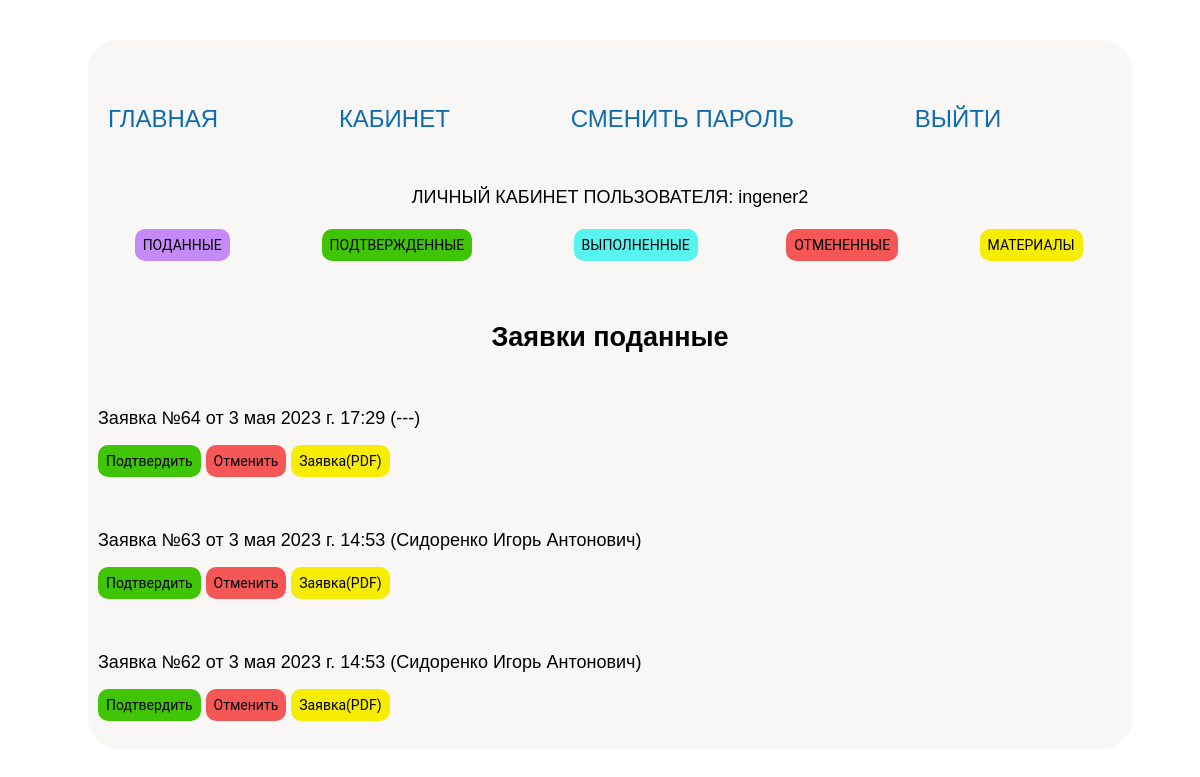
Page /all_applications_give/ (signed in) on the earlier database version.
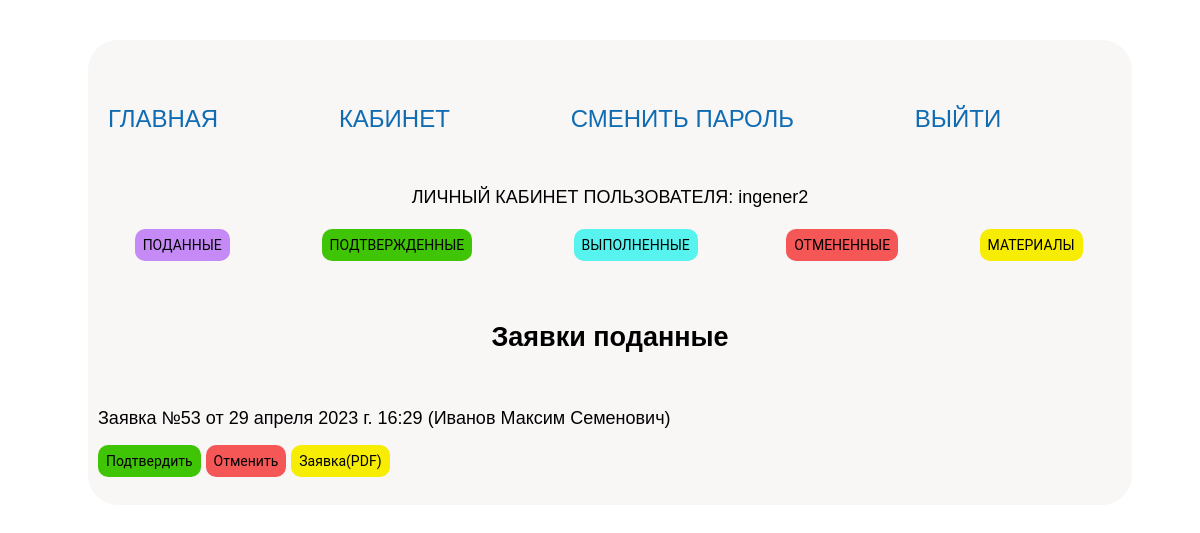
Same page on the later database version.
### main/models.py (models this page shows, shortened)
class Application(models.Model):
    aplic_user = models.ForeignKey(
        User,
        null=True,
        on_delete=models.SET_NULL,
        verbose_name="Пользователь",
    )
    aplic_status = models.ForeignKey(
        Aplic_status,
        null=True,
        on_delete=models.SET_NULL,
        verbose_name="Статус заявки",
    )
    aplic_date = models.DateTimeField(
        auto_now_add=True, verbose_name="Дата добавления заявки"
    )
    user_fio = models.CharField(
        max_length=2000, null=True, verbose_name="ФИО заявителя"
    )
    user_telephon = models.CharField(
        max_length=2000, null=True, verbose_name="Телефон заявителя"
    )
    user_email = models.CharField(
        max_length=2000, null=True, verbose_name="Электронная почта заявителя"
    )
    org_name = models.CharField(
        max_length=2000, null=True, verbose_name="Наименование организации"
    )
    org_adress_ur = models.CharField(
        max_length=2000, null=True, verbose_name="Адрес организации (юридический)"
    )
    org_adress_f = models.CharField(
        max_length=2000, null=True, verbose_name="Адрес организации (фактический)"
    )
    org_bank_name = models.CharField(
        max_length=2000, null=True, verbose_name="Банк")
    org_bank_adress = models.CharField(
        max_length=2000, null=True, verbose_name="Адрес банка"
    )
    org_bank_rs = models.CharField(
        max_length=2000, null=True, verbose_name="Рассчетный счет"
    )
    org_bank_kod = models.CharField(
        max_length=2000, null=True, verbose_name="Код банка"
    )
    org_bank_unp = models.CharField(
        max_length=2000, null=True, verbose_name="УНП")
    org_bank_okpo = models.CharField(
        max_length=2000, null=True, verbose_name="ОКПО")
    org_contakt_data = models.CharField(
        max_length=2000, null=True, verbose_name="Контактные данные"
    )
    org_director_name = models.CharField(
        max_length=2000, null=True, verbose_name="Ф.И.О. руководителя"
    )
    org_deystvie = models.CharField(
        max_length=2000, null=True, verbose_name="Действует на основании"
    )
    sposob_svarki = models.ForeignKey(
        Welding_method,
        null=True,
        on_delete=models.SET_NULL,
        verbose_name="Способ сварки",
    )
    sheet_butt_weld_steel_grade = models.CharField(
        max_length=2000, null=True, verbose_name="Марка стали листа - Стыковой шов"
    )
    sheet_butt_weld_min_thickn = models.CharField(
        max_length=2000,
        null=True,
        verbose_name="Минимальная толщина листа - Стыковой шов",
    )
    sheet_butt_weld_max_thickn = models.CharField(
        max_length=2000,
        null=True,
        verbose_name="Максимальная толщина листа - Стыковой шов",
    )
    sheet_butt_weld_position = models.CharField(
        max_length=2000,
        null=True,
        verbose_name="Пространственное положение листа - Стыковой шов",
    )
    sheet_fillet_weld_steel_grade = models.CharField(
        max_length=2000, null=True, verbose_name="Марка стали листа - Угловой шов"
    )
    sheet_fillet_weld_min_thickn = models.CharField(
        max_length=2000,
        null=True,
        verbose_name="Минимальная толщина листа - Угловой шов",
    )
    sheet_fillet_weld_max_thickn = models.CharField(
        max_length=2000,
        null=True,
        verbose_name="Максимальная толщина листа - Угловой шов",
    )
    sheet_fillet_weld_position = models.CharField(
        max_length=2000,
        null=True,
        verbose_name="Пространственное положение листа - Угловой шов",
    )
    tube_butt_weld_steel_grade = models.CharField(
        max_length=2000, null=True, verbose_name="Марка стали трубы - Стыковой шов"
    )
    tube_butt_weld_min_thickn = models.CharField(
        max_length=2000,
        null=True,
        verbose_name="Минимальная толщина стенки трубы - Стыковой шов",
    )
    tube_butt_weld_max_thickn = models.CharField(
        max_length=2000,
        null=True,
        verbose_name="Максимальная толщина стенки трубы - Стыковой шов",
    )
    tube_butt_weld_min_diam = models.CharField(
        max_length=2000,
        null=True,
        verbose_name="Минимальный диаметр трубы - Стыковой шов",
    )
    tube_butt_weld_max_diam = models.CharField(
        max_length=2000,
        null=True,
        verbose_name="Максимальный диаметр трубы - Стыковой шов",
    )
    tube_butt_weld_position = models.CharField(
        max_length=2000,
        null=True,
        verbose_name="Пространственное положение  трубы - Стыковой шов",
    )
    tube_fillet_weld_steel_grade = models.CharField(
        max_length=2000, null=True, verbose_name="Марка стали трубы - Угловой шов"
    )
    tube_fillet_weld_min_thickn = models.CharField(
        max_length=2000,
        null=True,
        verbose_name="Минимальная толщина стенки трубы - Угловой шов",
    )
    tube_fillet_weld_max_thickn = models.CharField(
        max_length=2000,
        null=True,
        verbose_name="Максимальная толщина стенки трубы - Угловой шов",
    )
    tube_fillet_weld_min_diam = models.CharField(
        max_length=2000,
        null=True,
        verbose_name="Минимальный диаметр трубы - Угловой шов",
    )
    tube_fillet_weld_max_diam = models.CharField(
        max_length=2000,
        null=True,
        verbose_name="Максимальный диаметр трубы - Угловой шов",
    )
    tube_fillet_weld_position = models.CharField(
        max_length=2000,
        null=True,
        verbose_name="Пространственное положение  трубы - Угловой шов",
    )
    gpn = models.CharField(
        max_length=2000,
        null=True,
        verbose_name="Подведомственные Госпромнадзору МЧС РБ",
    )
    mas = models.CharField(
        max_length=2000,
        null=True,
        verbose_name="Подведомственные Министерству архитектуры и строительства РБ",
    )
    welder_name = models.CharField(
        max_length=2000,
        null=True,
        verbose_name="Имя сварщика",
    )
    welder_brand = models.CharField(
        max_length=2000,
        null=True,
        verbose_name="Клеймо сварщика",
    )
    welder_card_id = models.CharField(
        max_length=2000,
        null=True,
        default="---",
        verbose_name="Номер удостоверения сварщика",
    )
    welder_passport = models.CharField(
        max_length=2000,
        null=True,
        verbose_name="Паспорт сварщика",
    )
    welder_date_birth = models.CharField(
        max_length=2000,
        null=True,
        verbose_name="Дата рождения сварщика",
    )
    start_date = models.CharField(
        max_length=2000,
        null=True,
        default="NULL",
        verbose_name="Дата начала контроля",
    )
    end_date = models.CharField(
        max_length=2000,
        null=True,
        verbose_name="Дата окончания контроля",
    )
    welder_material = models.CharField(
        max_length=2000,
        null=True,
        default="---",
        verbose_name="Сварочный материал",
    )
    weld_main_material_plate = models.CharField(
        max_length=2000,
        null=True,
        default="---",
        verbose_name="Материал основной - Лист",
    )
    weld_main_material_tube = models.CharField(
        max_length=2000,
        null=True,
        default="---",
        verbose_name="Материал основной - Труба",
    )
    chef_kom_pos = models.CharField(
        max_length=2000,
        null=True,
        verbose_name="Должность председателя комиссии",
    )
    chef_kom_fio = models.CharField(
        max_length=2000,
        null=True,
        verbose_name="Имя председателя комиссии",
    )
    kom_pos = models.CharField(
        max_length=2000,
        null=True,
        verbose_name="Должность члена комиссии",
    )
    kom_fio = models.CharField(
        max_length=2000,
        null=True,
        verbose_name="Имя члена комиссии",
    )
    class Meta:
        verbose_name = "Заявка"
        verbose_name_plural = "Заявки"

### main/views.py (the view)
@login_required(login_url=reverse_lazy("login"))
def all_applications_give(request):
    title = "Заявки поданные"
    username = str(request.user)
    if username == "admin":
        group = "admin"
    else:
        user = get_object_or_404(User, username=username)
        group = str(user.groups.get(user=user.id))
    if group == "customer":
        result = Application.objects.filter(
            Q(aplic_status_id="1") & Q(aplic_user_id=request.user.id)
        ).order_by("-aplic_date")
    elif group == "engineer":
        result = Application.objects.filter(
            aplic_status_id="1").order_by("-aplic_date")
    return render(
        request,
        "main/all_applications_give.html",
        {
            "title": title,
            "result": result,
            "group": group,
        },
    )

### main/templates/main/all_applications_give.html (shortened to what this page needs)
{% extends 'main/private_office_s1.html' %} {% block content_1 %}
<link rel="stylesheet"
                    href="https://cdnjs.cloudflare.com/ajax/libs/font-awesome/4.7.0/css/font-awesome.min.css">
<br /><br />
<h2><p class="center">Заявки поданные</p></h2>
  {% if group == "engineer" %}
  {% for i in result %}
  <br>
  <p>
  Заявка №{{ i.id }} от {{ i.aplic_date }} ({{i.user_fio}})
  <p>
  <a href="{% url 'application_confirm' pk=i.id %}"><button class="button podtv">Подтвердить</button></a>
  <a href="{% url 'application_cancel' pk=i.id %}"><button class="button otm">Отменить</button></a>
  <a href="{% url 'pdf_application' pk=i.id %}"><button class="button pdf_z">Заявка(PDF)</button></a>
</p>
  {% endfor %}
  {% endif %}
  {% endblock %}

Differences in the rows shown:
no longer on this page (row edited): Application: id "64", aplic_date "3 мая 2023 г. 17:29", user_fio "---"
no longer on this page (row edited): Application: id "63", aplic_date "3 мая 2023 г. 14:53", user_fio "Сидоренко Игорь Антонович"
no longer on this page (row edited): Application: id "62", aplic_date "3 мая 2023 г. 14:53", user_fio "Сидоренко Игорь Антонович"
now on this page (row edited): Application: id "53", aplic_date "29 апреля 2023 г. 16:29", user_fio "Иванов Максим Семенович"
